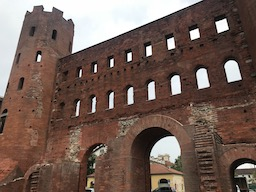
//> input picture imgs/thorino.jpg, 256 x 192 px
$ ./t30   (built with g++ and OpenCV 4)
//> lines starting //> are read from the running program, lines starting //| are printed output that depends on the picture
//> further down, img is the input picture: 192 rows x 256 cols, CV_8UC3; mean B, G, R 85.6, 94.3, 114.5
### common.h
#pragma once
#include <math.h>
#include "opencv2/imgproc/imgproc.hpp"
// [199 lines left out: functions ToGray, ZeroPadding, ZeroPadding_Gray, Conv_Gray, Conv, Conv_Gray_HD and 4 more, not called in this run]

inline bool val_in(int x, int min, int max){
    if(x>=min && x<=max){
        return true;
    }
    else{
        return false;
    }
}

// [98 lines left out: functions CalHist, DisplayHist, CalAccHist, Hist, hist_equalize, not called in this run]

cv::Mat Affine(cv::Mat img, double a, double b, double c, double d, double tx, double ty, int want_height=0, int want_width=0){
    //适用于平移和缩放的affine
    //a,b,c,d,tx,ty为仿射变换矩阵的参数
    /*
    变换矩阵：Aff=
    [[a, b, tx],
     [c, d, ty],
     [0, 0, 1]]
    原始坐标 P = (x, y, 1)^T
    变换后坐标 P' = (x', y', 1)^T
    P' = Aff * P
    实现上用反变换，即P = Aff^-1 * P'
    */
    int height = img.rows;
    int width = img.cols;
    int channel = img.channels();
    int ori_i, ori_j;
    int out_height;
    int out_width;
    if(want_height==0){
        out_height = height * d;
    }
    else{
        out_height = want_height;
    }
    if(want_width==0){
        out_width = width * a;
    }
    else{
        out_width = want_width;
    }
    double det = a*d - b*c;
    cv::Mat out = cv::Mat::zeros(out_height, out_width, CV_8UC3);
    for(int i=0;i<out_height;i++){
        for(int j=0;j<out_width;j++){
            //ori_i = (-c*j + a*i)/det - ty;
            //ori_j = (d*j - b*i)/det - tx;
            ori_i = (-c*j + a*i + c*tx - a*ty)/det; //官方教程给的是不对的，应该先求出来整体的仿射变换逆矩阵，教程给的方法对变换顺序敏感
            ori_j = (d*j - b*i + b*ty - d*tx)/det;
            if(val_in(ori_i, 0, height-1) && val_in(ori_j, 0, width-1)){
                for(int c=0;c<channel;c++){
                    out.at<cv::Vec3b>(i, j)[c] = img.at<cv::Vec3b>(ori_i, ori_j)[c];
                }
            }
        }
    }
    return out;
}

// [158 lines left out: function Canny, not called in this run]

### t30.cpp
//仿射变换——旋转
#include <opencv2/core.hpp>
#include <opencv2/highgui.hpp>
#include "common.h"
#include <iostream>
#include <math.h>
using namespace std;

cv::Mat Rotate_Affine(cv::Mat img, double angle, bool rotate_center=false, bool disp_all=false){
//> called with angle = 200, rotate_center = true, disp_all = true
    //参数值的详细推导过程见note，很重要！
    //rotate params
    double a, b, c, d;
    double rad = angle/180 * M_PI;
    a = cos(rad);
    b = sin(rad);
    c = -sin(rad);
    d = cos(rad);
    int height = img.rows;
//> height = 192
    int width = img.cols;
//> width = 256
    int out_height = height;
//> out_height = 192
    int out_width = width;
//> out_width = 256
    double tx = 0;
    double ty = 0;
    if(rotate_center){
        tx = (-width*cos(rad)-height*sin(rad)+width)/2;
//> tx = 281.1
        ty = (width*sin(rad)-height*cos(rad)+height)/2;
//> ty = 142.4
        if(disp_all){
            out_height = height*abs(cos(rad)) + width*abs(sin(rad));
//> out_height = 267
            out_width = height*abs(sin(rad)) + width*abs(cos(rad));
//> out_width = 306
            tx = (-width*cos(rad)-height*sin(rad)+out_width)/2;
//> tx = 306.1
            ty = (width*sin(rad)-height*cos(rad)+out_height)/2;
//> ty = 179.9
        }
    }
    cout<<"rotate_matrix: a: "<<a<<" b: "<<b<<" c: "<<c<<" d: "<<d<<" tx: "<<tx<<" ty: "<<ty<<endl;
//| rotate_matrix: a: -0.939693 b: -0.34202 c: 0.34202 d: -0.939693 tx: 306.115 ty: 179.932
    return Affine(img, a,b,c,d,tx,ty,out_height,out_width);
//> the loop in Affine, `for(int i=0;i<out_height;i++)` made 267 passes
//> (ori_i, ori_j) on passes 1 to 3: (169, -60), (168, -60), (167, -59)
//> after the loop in Affine, `for(int i=0;i<out_height;i++)`:
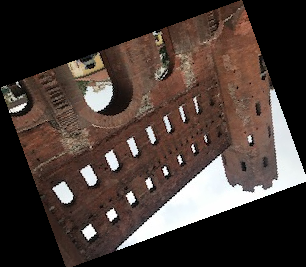
//> out: 267 rows x 306 cols, CV_8UC3; mean B, G, R 52.5, 57.7, 69.9
//> after the loop in Affine, `for(int i=0;i<out_height;i++)`: ori_i = -80; ori_j = 30
}

int main(){
    cv::Mat img = cv::imread("../imgs/thorino.jpg", cv::IMREAD_COLOR);
    cv::Mat out = Rotate_Affine(img, 200, true, true);
    cout<<"out_shape: "<<out.rows<<" "<<out.cols<<endl;
//| out_shape: 267 306
    cv::imshow("t30", out);
    cv::waitKey(0);
    cv::destroyAllWindows();
}

$ run again, with imgs/ball.jpg copied over imgs/thorino.jpg
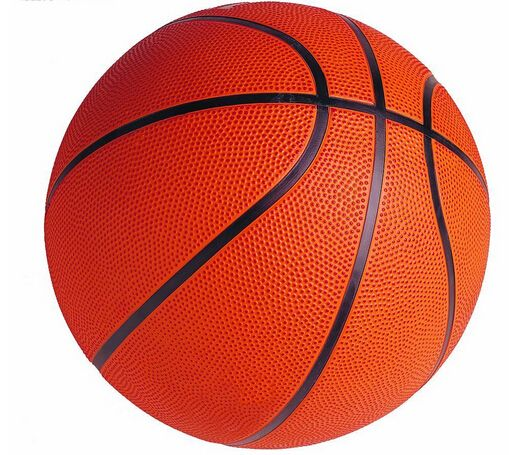
//> input picture imgs/ball.jpg, 509 x 455 px
//> img is the input picture: 455 rows x 509 cols, CV_8UC3; mean B, G, R 105.5, 121.2, 212.9
//| rotate_matrix: a: -0.939693 b: -0.34202 c: 0.34202 d: -0.939693 tx: 633.461 ty: 427.236
//> the loop in Affine, `for(int i=0;i<out_height;i++)` made 601 passes
//> (ori_i, ori_j) on passes 1 to 3: (401, -144), (401, -144), (400, -144)
//> after the loop in Affine, `for(int i=0;i<out_height;i++)`:
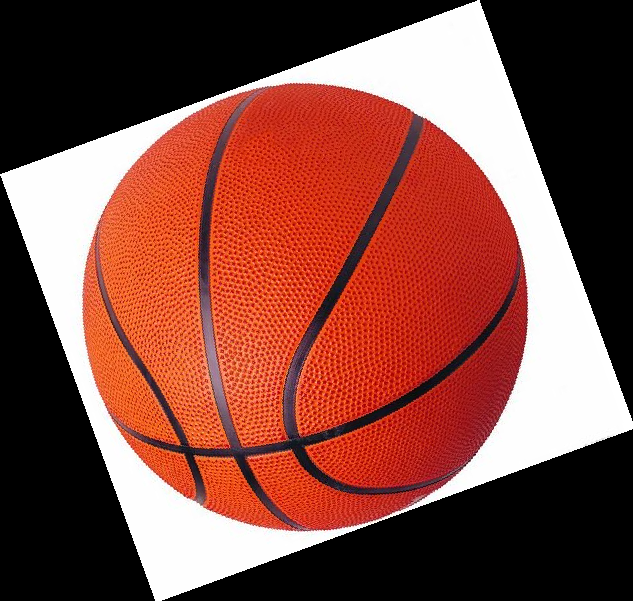
//> out: 601 rows x 633 cols, CV_8UC3; mean B, G, R 64.8, 74.4, 130.2
//> after the loop in Affine, `for(int i=0;i<out_height;i++)`: ori_i = -161; ori_j = 60
//| out_shape: 601 633

$ run again, with imgs/face.jpg copied over imgs/thorino.jpg
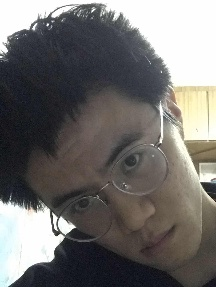
//> input picture imgs/face.jpg, 216 x 287 px
//> img is the input picture: 287 rows x 216 cols, CV_8UC3; mean B, G, R 109, 110.8, 112.9
//| rotate_matrix: a: -0.939693 b: -0.34202 c: 0.34202 d: -0.939693 tx: 301.067 ty: 269.408
//> the loop in Affine, `for(int i=0;i<out_height;i++)` made 343 passes
//> (ori_i, ori_j) on passes 1 to 3: (253, -91), (252, -90), (251, -90)
//> after the loop in Affine, `for(int i=0;i<out_height;i++)`:
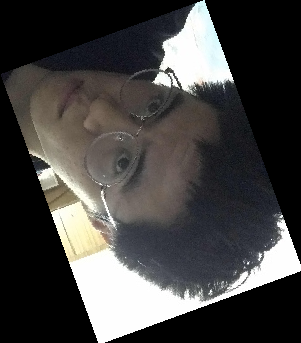
//> out: 343 rows x 301 cols, CV_8UC3; mean B, G, R 66.4, 67.4, 68.7
//> after the loop in Affine, `for(int i=0;i<out_height;i++)`: ori_i = -67; ori_j = 25
//| out_shape: 343 301
